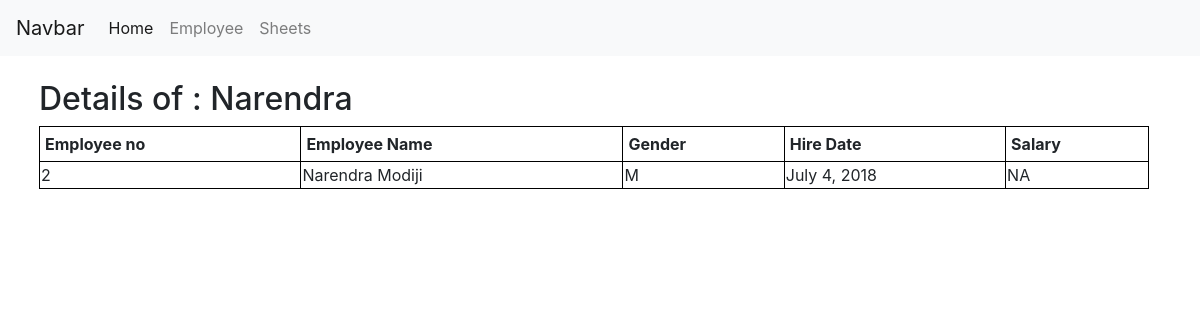
The page /employee/2/ on the database as committed earlier.
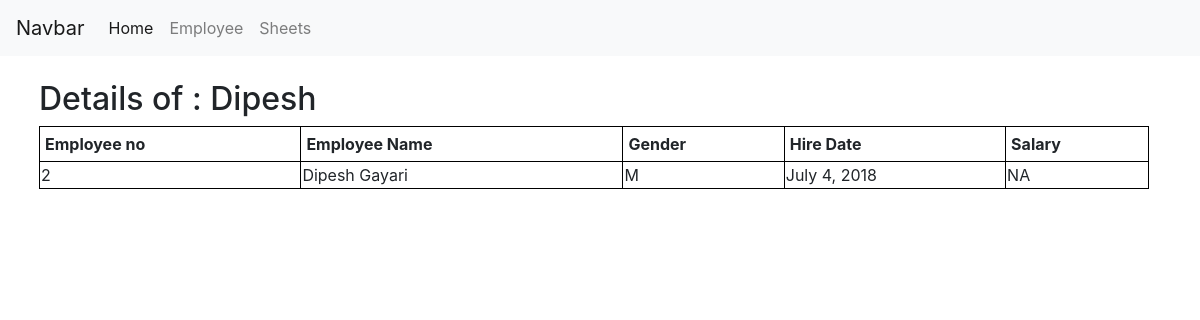
The same page on the database as committed later.
### ems/models.py (models this page shows, shortened)
class Employee(models.Model):
    GENDER_CHOICES = (
        ('M', 'Male'),
        ('F', 'Female'),
    )
    emp_no = models.IntegerField(primary_key=True)
    emp_id = models.IntegerField(verbose_name = 'Employee ID eg 2001')
    birth_date = models.DateField(verbose_name = 'Employee DOB eg 1990-01-01',)
    first_name = models.CharField(max_length=14, verbose_name = 'Employee First Name',)
    last_name = models.CharField(max_length=16, verbose_name = 'Employee Last Name',)
    gender = models.CharField(max_length=1, choices=GENDER_CHOICES, verbose_name = 'Employee Gender',)
    hire_date = models.DateField(verbose_name = 'Employee Hire Date',)
    class Meta:
        db_table = 'employees'
        verbose_name = 'Employee '
        verbose_name_plural = 'Employees'

### ems/views.py (the view)
# urls.py: path('<int:emp_no>/', views.EmployeeDetailView1, name='detail'),
def EmployeeDetailView1(request, emp_no=None):
    print(emp_no)
    emp = get_object_or_404(Employee, emp_no=emp_no)
    sal = Salaries.objects.all()
    context = {
        "object" : emp,
        "salr" : sal
    }
    template = "ems/detail-view.html"
    return render(request, template, context )

### ems/templates/ems/detail-view.html (shortened to what this page needs)
<!DOCTYPE html>
<html>
<head>
        <link rel="stylesheet" href="https://maxcdn.bootstrapcdn.com/bootstrap/4.1.0/css/bootstrap.min.css">
</head>
<body>
    <nav class="navbar navbar-expand-lg navbar-light bg-light"><a class="navbar-brand" href="#">Navbar</a> <div class="collapse navbar-collapse" > <div class="navbar-nav"><a class="nav-item nav-link active" href="#">Home <span class="sr-only">(current)</span></a><a class="nav-item nav-link " href="/employee/">Employee <span class="sr-only">(current)</span></a> <a class="nav-item nav-link "href="/timesheets/">Sheets <span class="sr-only">(current)</span></a></div></div></nav>
        <div class="container" style="margin:2%">
<h2> Details of  : {{ object.first_name}}</h2>
<table style="width:100%;">
        <tr>
          <th style="border: 1px solid black; padding: 5px;">Employee no</th>
          <th style=" border: 1px solid black; padding: 5px;">Employee Name</th>
          <th style="border: 1px solid black; padding: 5px;"> Gender</th>
          <th style="border: 1px solid black; padding: 5px;"> Hire Date</th>
          <th style="border: 1px solid black; padding: 5px;"> Salary</th>
        </tr>
        <tr>
          <td style="border: 1px solid black;">{{ object.emp_no}}</td>
          <td style=" border: 1px solid black;">{{ object.first_name}} {{ object.last_name}}  </td>
          <td style=" border: 1px solid black;">{{ object.gender}}</td>
          <td style=" border: 1px solid black;">{{ object.hire_date}}</td>
          <td style=" border: 1px solid black;"> {% if salr.salary is null %} NA {% else %} {{ salr.salary}}  {% endif %} </td>
        </tr>
</table>
      </div>
</body>
</html>

Rows that differ between the two databases and show on the page:
changed Employee id 2: first_name "Narendra" → "Dipesh"; last_name "Modiji" → "Gayari"
